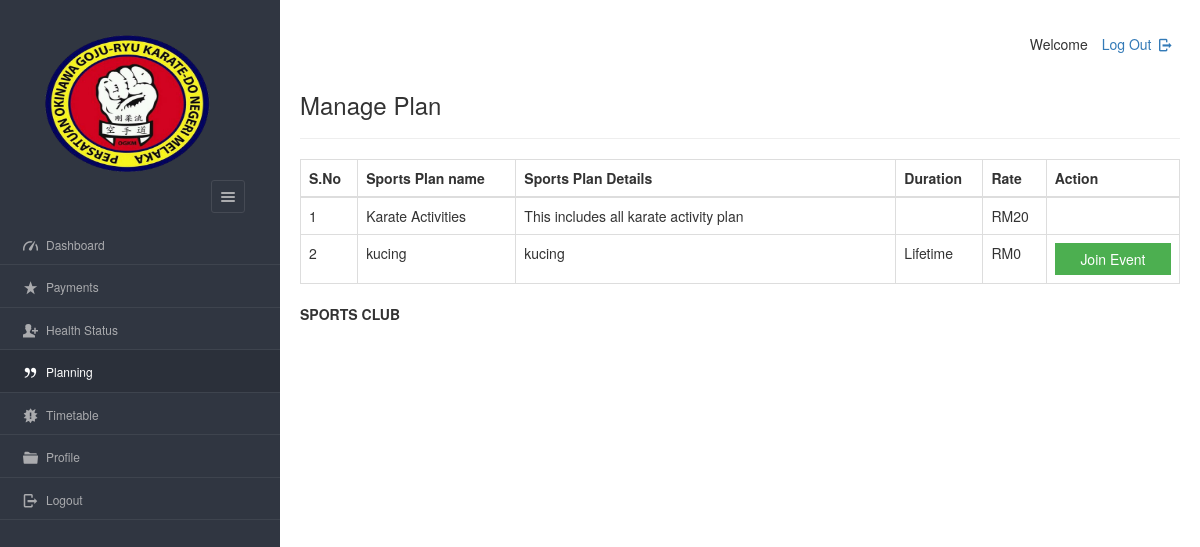
The page /dashboard/member/view_plan.php (signed in) on the database as committed earlier.
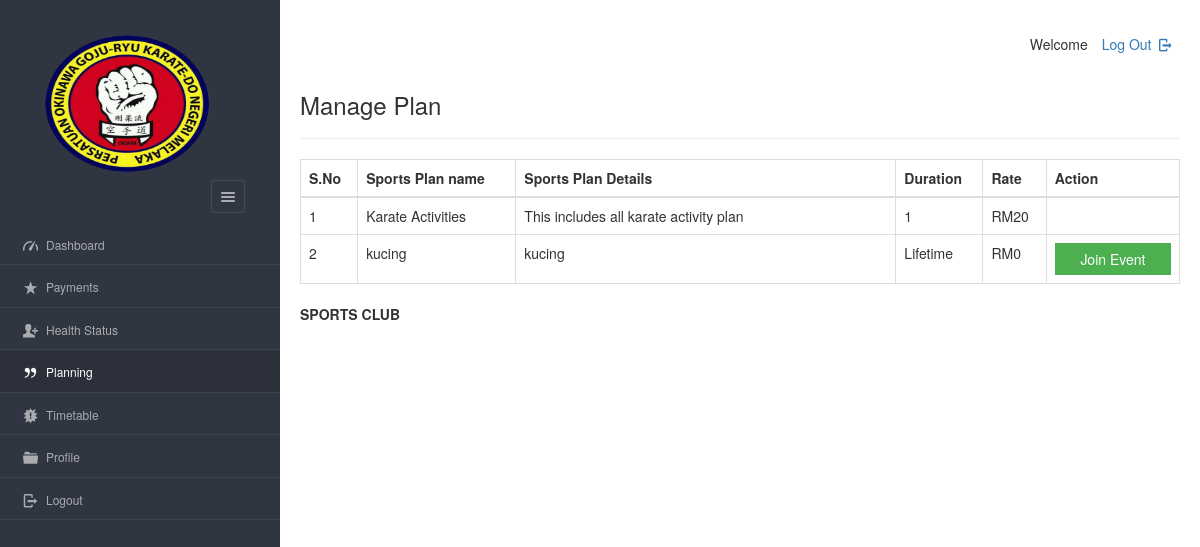
The same page on the database as committed later.
### tables this page shows
CREATE TABLE `plan` (
  `planid` varchar(8) NOT NULL,
  `planName` varchar(20) NOT NULL,
  `description` varchar(200) NOT NULL,
  `planType` varchar(50) NOT NULL,
  `validity` varchar(20) NOT NULL DEFAULT 'Lifetime',
  `amount` int(10) NOT NULL DEFAULT 0,
  `active` varchar(255) NOT NULL
);

### dashboard/member/view_plan.php (the view, shortened to what this page needs)
<?php
require '../../include/db_conn.php';
?>
<!DOCTYPE html>
<html lang="en">
<head>
    <link rel="stylesheet" href="../../css/style.css"  id="style-resource-5">
    <link rel="stylesheet" href="../../css/dashMain.css">
    <link rel="stylesheet" type="text/css" href="../../css/entypo.css">
	<link href="a1style.css" rel="stylesheet" type="text/css">
	<link rel="stylesheet" href="https://maxcdn.bootstrapcdn.com/bootstrap/3.4.1/css/bootstrap.min.css">
</head>
     <body class="page-body  page-fade" onload="collapseSidebar()">
    	<div class="page-container sidebar-collapsed" id="navbarcollapse">
		<div class="sidebar-menu">
			<header class="logo-env">
					<div class="sidebar-collapse" onclick="collapseSidebar()">
				<a href="#" class="sidebar-collapse-icon with-animation">
					<i class="entypo-menu"></i>
				</a>
			</div>
			</header>
    		<?php include('nav.php'); ?>
    	</div>
    		<div class="main-content">
				<div class="row">
					<div class="col-md-6 col-sm-8 clearfix">
					</div>
					<div class="col-md-6 col-sm-4 clearfix hidden-xs">
						<ul class="list-inline links-list pull-right">
							<li>Welcome <?php echo $_SESSION['full_name']; ?>
							</li>
							<li>
								<a href="logout.php">
									Log Out <i class="entypo-logout right"></i>
								</a>
							</li>
						</ul>
					</div>
				</div>
		<h3>Manage Plan</h3>
		<hr />
		<table class="table table-bordered datatable" id="table-1" border=1>
			<thead>
				<tr>
					<th>S.No</th>
					<th>Sports Plan name</th>
					<th>Sports Plan Details</th>
					<th>Duration</th>
					<th>Rate</th>
					<th>Action</th>
				</tr>
			</thead>
				<tbody>
				<?php
$query  = "SELECT * FROM plan WHERE active='yes' ORDER BY amount DESC";
$result = mysqli_query($con, $query);
$sno = 1;
if (mysqli_num_rows($result) > 0) {
    while ($row = mysqli_fetch_assoc($result)) {
        $msgid = $row['planid'];
        echo "<tr>";
        echo "<td>" . $sno . "</td>";
        echo "<td>" . htmlspecialchars($row['planName']) . "</td>";
        echo "<td width='380'>" . htmlspecialchars($row['description']) . "</td>";
        echo "<td>" . htmlspecialchars($row['validity']) . "</td>";
        echo "<td>RM" . htmlspecialchars($row['amount']) . "</td>";
        $sno++;
        if ($msgid !== 'XTWIOL') {
            echo '<td>
                    <a href="#?id=' . $msgid . '">
                        <input type="button" class="a1-btn a1-green" style="width:100%" value="Join Event">
                    </a>
                  </td>';
        } else {
            echo "<td></td>";
        }
        echo "</tr>";
    }
} else {
    echo "<tr><td colspan='6'>No active plans available.</td></tr>";
}
?>
				</tbody>
		</table>
<?php include('footer.php'); ?>
    	</div>
    </body>
</html>

Rows that differ between the two databases and show on the page:
changed plan "Karate Activities": validity (not shown) → "1"
